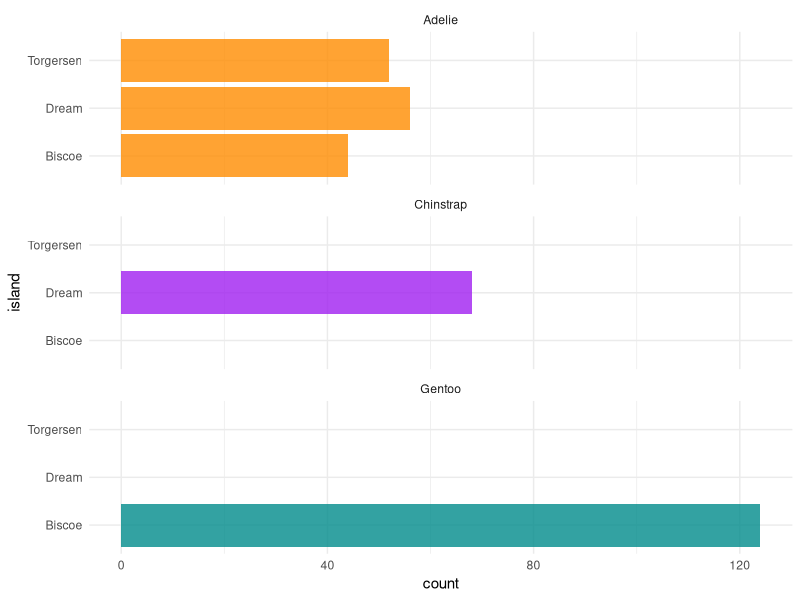
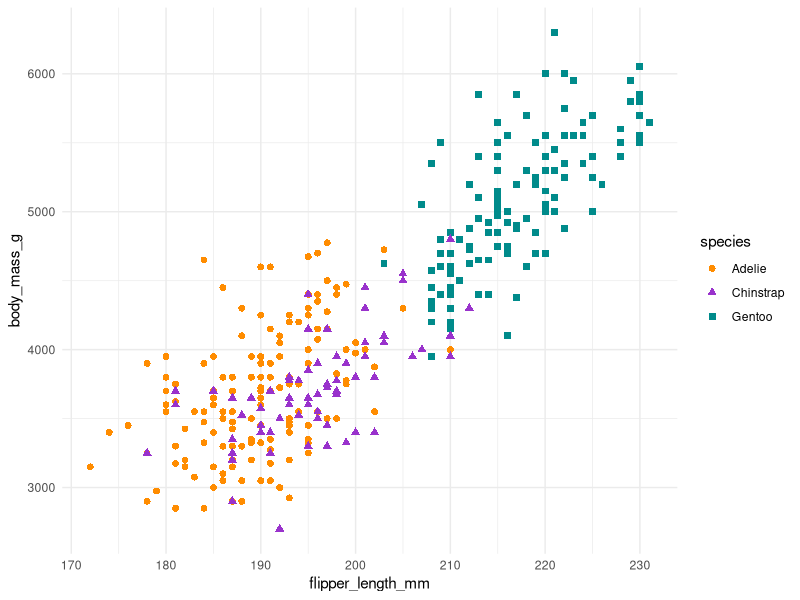
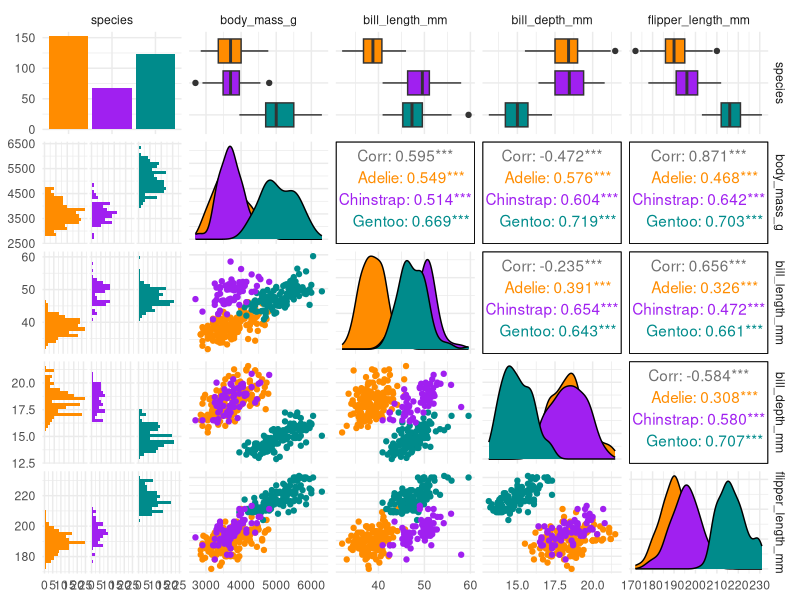

The R source for these figures, in order:

#first small script
library(palmerpenguins)
library(dplyr)
library(ggplot2)
theme_set(theme_minimal())

## Count penguins for each species / island
num_penguins <- ggplot(penguins, aes(x = island, fill = species)) +
  geom_bar(alpha = 0.8) +
  scale_fill_manual(values = c("darkorange","purple","cyan4"), 
                    guide = FALSE) +
  theme_minimal() +
  facet_wrap(~species, ncol = 1) +
  coord_flip()
num_penguins

## Scatterplot: penguin flipper length versus body mass
scatterplot_penguins <- ggplot(data = penguins, aes(x = flipper_length_mm, y = body_mass_g)) +
  geom_point(aes(color = species, 
                 shape = species),
             size = 2) +
  scale_color_manual(values = c("darkorange","darkorchid","cyan4")) 
scatterplot_penguins

## fun plot
penguins %>%
  select(species, body_mass_g, ends_with("_mm")) %>% 
  GGally::ggpairs(aes(color = species)) +
  scale_colour_manual(values = c("darkorange","purple","cyan4")) +
  scale_fill_manual(values = c("darkorange","purple","cyan4"))